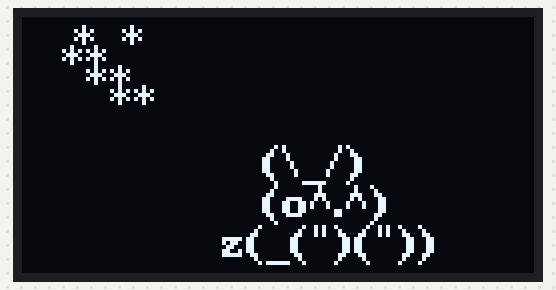
Simulated run of this program. Board: Arduino Uno, built with avr-gcc and run on an emulated ATmega328P. On the bench: 128×64 one-colour display.

Above: at 0.1 s.

The program:

main.cpp
```cpp
#include <Arduino.h>
#include <U8g2lib.h>

#ifdef U8X8_HAVE_HW_SPI
#include <SPI.h>
#endif
#ifdef U8X8_HAVE_HW_I2C
#include <Wire.h>
#endif

U8G2_SSD1306_128X64_NONAME_F_HW_I2C u8g2(U8G2_R0, /* reset=*/ U8X8_PIN_NONE);


void setup(void){
  u8g2.begin();
}

void loop(void){
  u8g2.clearBuffer();
  u8g2.setFont(u8g2_font_ncenB08_tr);
  u8g2.drawStr(10, 10, " *  *");
  u8g2.drawStr(10, 15, "**");
  u8g2.drawStr(10, 20, "  ** ");
  u8g2.drawStr(10, 25, "    ** ");
  u8g2.drawStr(60, 40, "(\\_/)");
  u8g2.drawStr(60, 50, "(o^.^)");
  u8g2.drawStr(50, 60, "z(_(\")(\"))");
  u8g2.sendBuffer();
  delay(1000);
}
```
